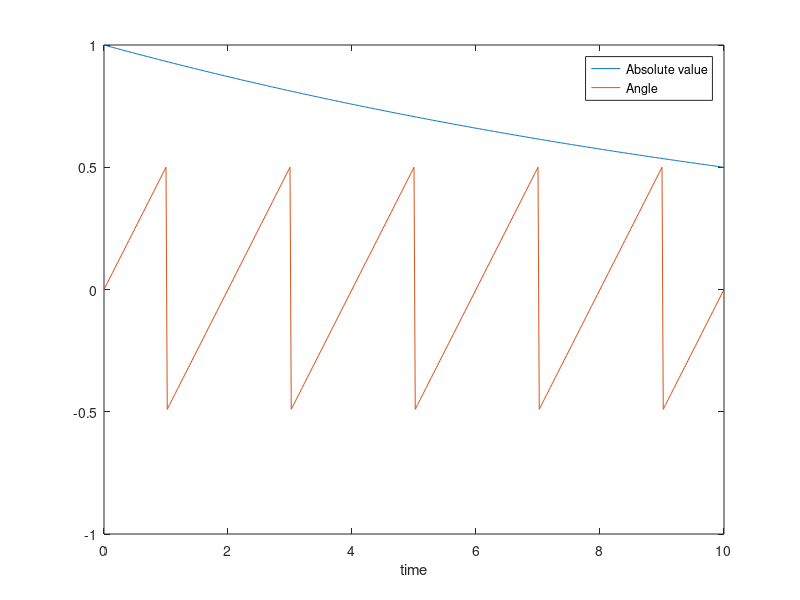

Reproduce this figure in MATLAB. (Note: this script raises an error after producing the figure.)
%%
% Javier Palomares javierp@stanford.edu
% EE102A 01/23/2013

%% Task 1
numSteps = 500;
startTime = 0;
endTime = 10;
dt = (endTime - startTime) / numSteps;
t = startTime : dt : endTime;
% We want a period T = 2
% then the frequency w = 2pi / T
T = 2;
w = 2 * pi / T;
% We want a decay rate that halves the amplitude after 10 seconds
% Then 1/2 =  e ^ sigma (10)
% so sigma - log(1/2)/10 = - log(2)/10
sigma = - log(2)/10;
% Then f = e^(sigma + i * w) * t assuming the phase angle is zero and 
% an initial amplitude of 1
f = exp((sigma + i * w ) .* t);
figure();
plot(f)
% Matlab is plotting f on the complex plane- real part on the x axis,
% imaginary part on the y-axis

%% Task 2
plot(t,real(f),t,imag(f));
xlabel('Time (sec)');
ylabel('Amplitude');
title('Decaying complex sinusoidal');
legend('Real','Imaginary')
% From the plot we see that the sinusoids oscillate every two seconds and
% after 10 seconds their amplitude is halved.

%% Task 3
plot(t,abs(f),t,angle(f)./(2 * pi));
legend('Absolute value','Angle');
xlabel('time')
% We see that the amplitude is decaying exponentially and the angle cycles
% between -pi and pi

%% Task 4
dt = .001;
t = 0: dt : 1;
x0 = zeros(size(t));
xi = [1 zeros(1,length(t) - 1)];
xid = [zeros(1,100) xi(1:901)];
xcos4 = cos(2 * pi * 4 * t);
xc = .5 * ones(size(t));
%% System 1
y = blackbox(xcos4,1);
yn = blackbox(-1*xcos4,1);
plot(t,y,t,yn)
% System 1 is time-invariant, causal,stable
%% System 2

y = blackbox(xcos4,2);
yn = blackbox(-1*xcos4,2);
plot(t,y,t,yn)
%%
plot(t,y,t,blackbox(4 *xcos4,2))
%%
plot(t,y,t,blackbox(-4 *xcos4,2))
% System two is linear

y = blackbox(xi,2);
yd = blackbox(xid,2);
%%
plot(t,y,t,yd)
% Impulse comes out at .3 when the delay was at .1. Not time invariant
% Step
%%
xs = [zeros(1,100) ones(1,901)];
ys = blackbox(xs,2);
plot(t,ys)
plot(t,xs,t,ys)
y = blackbox(xcos4,2);
plot(t,y)
plot(t,y,t,xcos4)
legend('output','input')
% System 2 Appers to be stretching the input across the x axis. 
% Then it's invertible,stable,causal,memoryless,time-variant,and linear
%% System 3
plot(t,blackbox(xcos4,3),t,blackbox(2*xcos4,3))
plot(t,blackbox(xcos4,3),t,blackbox(-1*xcos4,3))
%%
plot(t,blackbox(xcos4,3) + blackbox(-1*xcos4,3))

% System 3 appears to be linear
%%
plot(t,blackbox(xi,3),t,blackbox(xid,3))
% We see a time delay in the output that's the same as in the input
%%
plot(t,blackbox(xs,3),t,xs)
% System appears to be causal
%%
plot(t,blackbox(x0,3))
plot(t,blackbox(xc,3))
xd = [zeros(1,200) xi(1:801)];
plot(t,blackbox(xd,3),t,xd)
plot(t,blackbox(xd,3), t, xd, t, xid, t, blackbox(xid,3))
plot(t,blackbox(xd,3), t, xd)
plot(t,blackbox(xcos4,3))
%%
plot(t,blackbox(xc,3))
% this looks like it's multiplying by a squarewell
%%
y = blackbox(xc,3);
plot(t, blackbox(xcos4,3), t, (xcos4.*y) )
% Yup, it's multiplying a by a square wave. 
% Then system 3 is linear, time-invariant,
% causal,memoryless,stable,invertible
%% System 4
plot(t,blackbox(xcos4,4),t,xcos4)
%Output is a sine, input a cos
%%
plot(t,blackbox(xc,4),t,xc)
% Output is a line when input is constant
%%
plot(t,blackbox(xc,4),t,blackbox(-xc,4))
% Negative sign in the input flipped the output
%%
plot(t,blackbox(xc,4),t,blackbox(4 *xc,4))
% Appears to be linear
%%
plot(t,blackbox(xi,4),t,blackbox(xid,4))
plot(t,blackbox(xi,4))
plot(t,blackbox(xi,4),t,blackbox(xid,4))
plot(t,blackbox(xi,4))
%%
plot(t,blackbox(xi,4),t,blackbox(xid,4))
% It appears to be time invariant
%%
% The output also appears to be the integral of the input up to a constant
plot(t,blackbox(xi,4),t,blackbox(x0,4))
plot(t,blackbox(xi,4))
plot(t,blackbox(xi,4))
%%
plot(t,blackbox(x0,4),t,blackbox(xi,4))
% Both the impulse function and the zero give out the same input
% Then the system is not invertible
%%
plot(t,blackbox(xc,4))
% Output is not bounded, so the system is not stable

% System 4 appers to be an integrator.
% The system is linear,time-invariant,causal,memoryless,not stable, and not
% invertible.
%% System 5
plot(t,blackbox(xcos4,5),t,blackbox(-1 * xcos4,5))
% Different input, same output, not linear, not invertible
%%
plot(t,blackbox(xi,5),t,blackbox(xid,5))
% We still get the same output,
% Not time invariant either
%%
plot(t,blackbox(x0,5),t,blackbox(xs,5))
% Not causal
%%
% System 5 is giving out the same output for every input
% Then it's not linear,not time-invariant,Causal,memoryless,stable,not
% invertible
%% System 6
plot(t,blackbox(xcos4,6),t,blackbox(-1 * xcos4,6))
% System appears to be linear
%%
plot(t,blackbox(xcos4,6),t,blackbox(4 * xcos4,6))
plot(t,blackbox(xcos4,6),t,blackbox(10 * xcos4,6))
plot(t,blackbox(xcos4,6) + blackbox(-xcos4,6))
plot(t,blackbox(xcos4,6) + blackbox(xc,6),t,blackbox(xc,6),t,blackbox(xcos4,6))
%%
plot(t,blackbox(xi,6),t,blackbox(xid,6))
% Not time invariant
%%
plot(t,blackbox(xcos4 + xc,6),t,blackbox(xc,6),t,blackbox(xcos4,6))
legend('sum','const','cos')
% The system is linear
%%
plot(t,blackbox(xi,6),t,blackbox(xid,6))
% Not causal either, impulse at later time cause output time at earlier time

% System 6 is reversing time. Then it is linear, not time-invariant, not
% causal,stable,and invertible
%% System 7
plot(t,blackbox(xcos4,7),t,blackbox(-xcos4,7))
% Negative sign flips the output, system appears to be linear
%%
plot(t,blackbox(6*xcos4,7),t,blackbox(2 * xcos4,7))
% System is not linear. Multiplying by 2 and multiplying by 6 did not scale
% the output.
% We also see that the system freaks out whenever the input goes above one
%%
plot(t,blackbox(xi,7),t,blackbox(xid,7))
%%
plot(t,blackbox(4 * xi,7),t,blackbox(4 * xid,7))
% System is time invariant
% It's also causal, we saw the later impulse show up later in the output
% The system is not stable either, It goes to a very high amplitude for any input
% above 1
%%
plot(t,blackbox(xc,7))
% System returns same output as input when it doesn't go above 1
%%
plot(t,blackbox(10*xc,7),t,blackbox(2*xc,7))
% Different input, same output, not invertible
% System 7 gives out the same input as the output if it's amplitude doesn't
% excceed 1 and gives out a very large output if it does.
% System 7 is not linear, time-variant,causal,memoryless,not stable,not
% invertible

